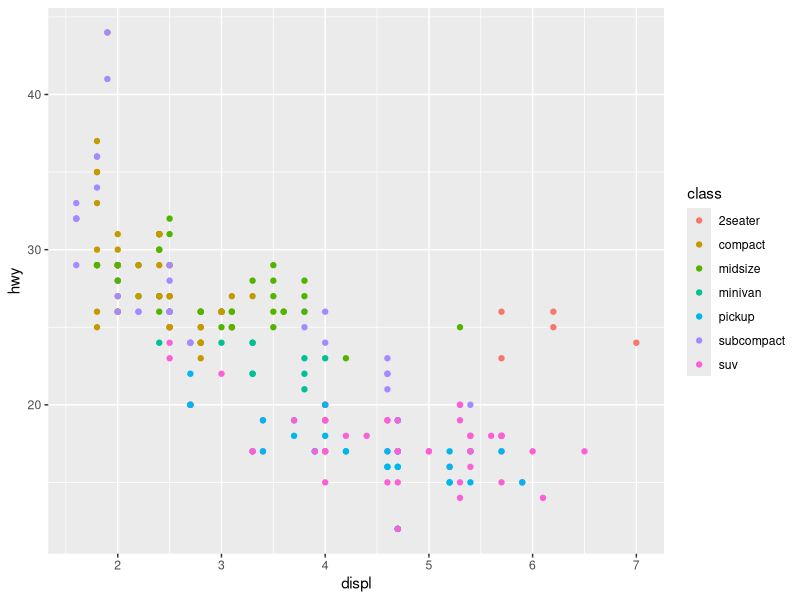
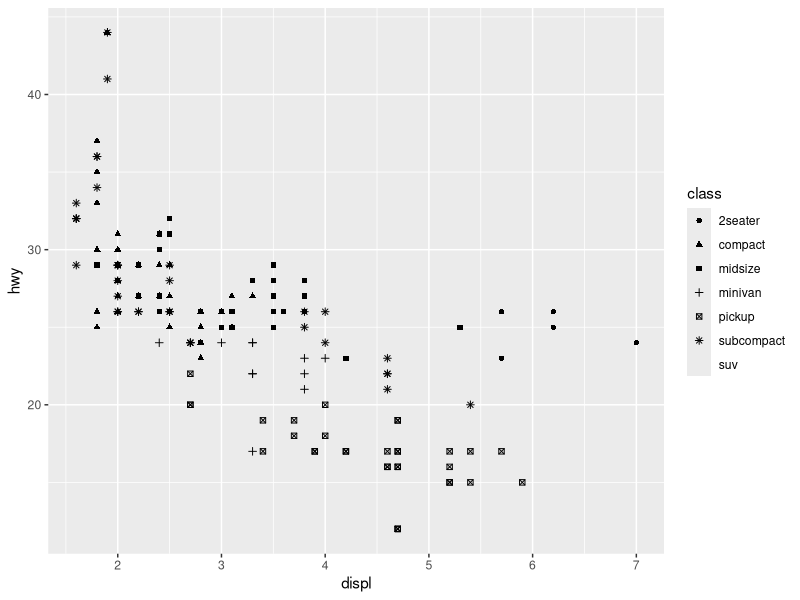
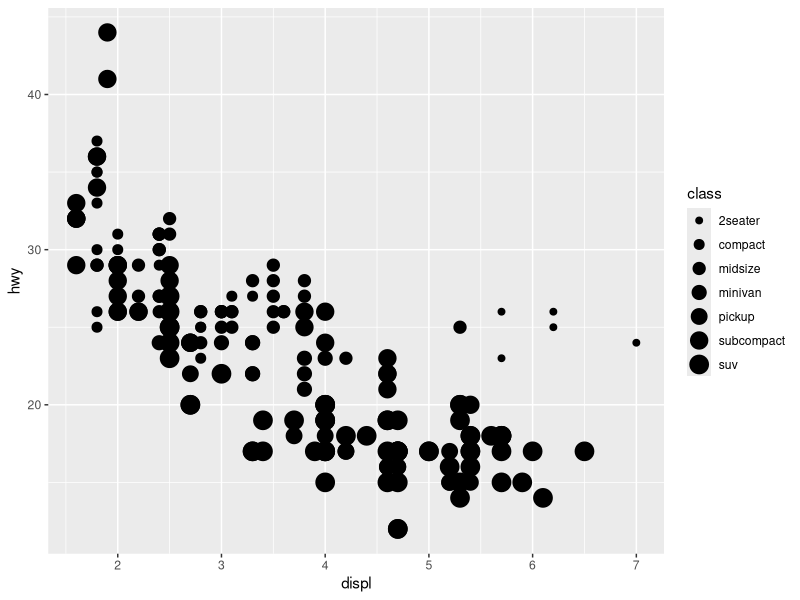
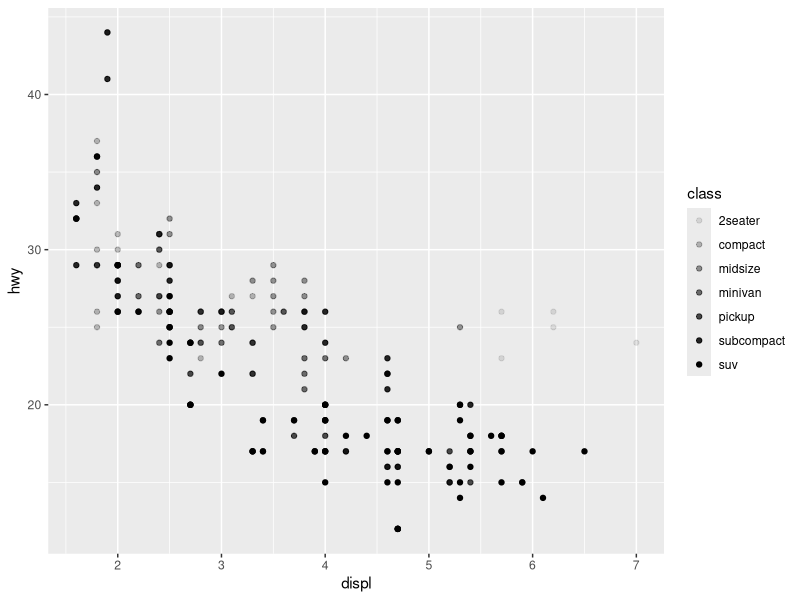
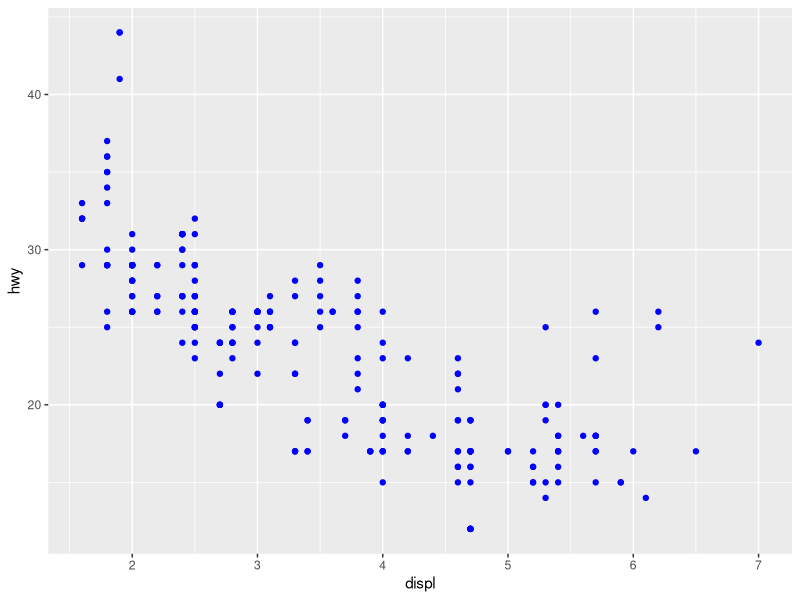
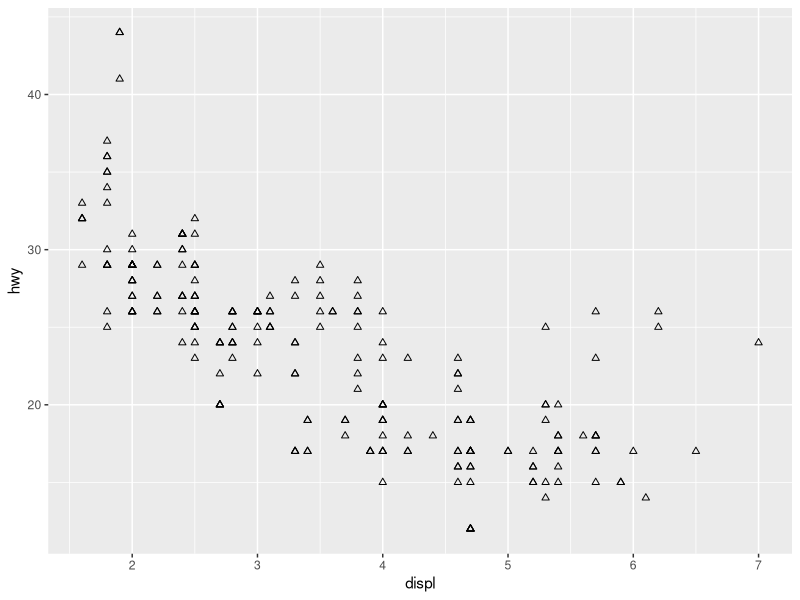
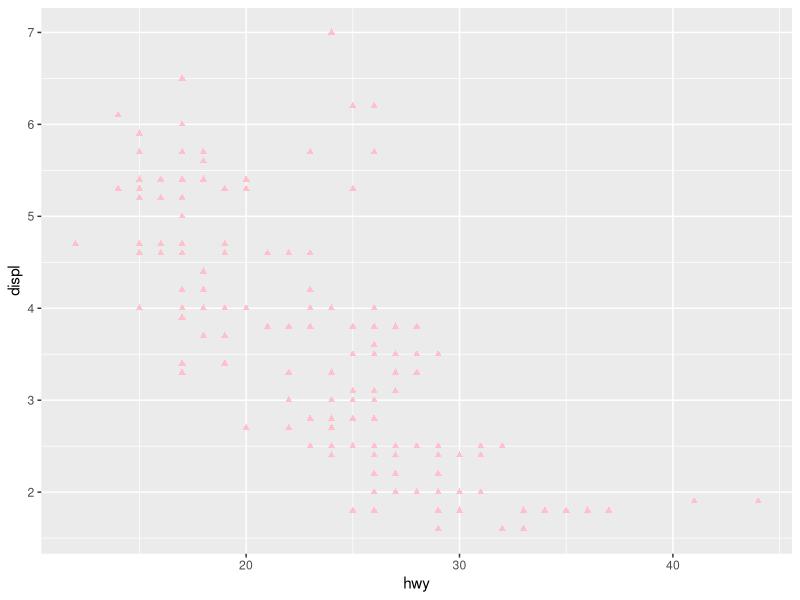
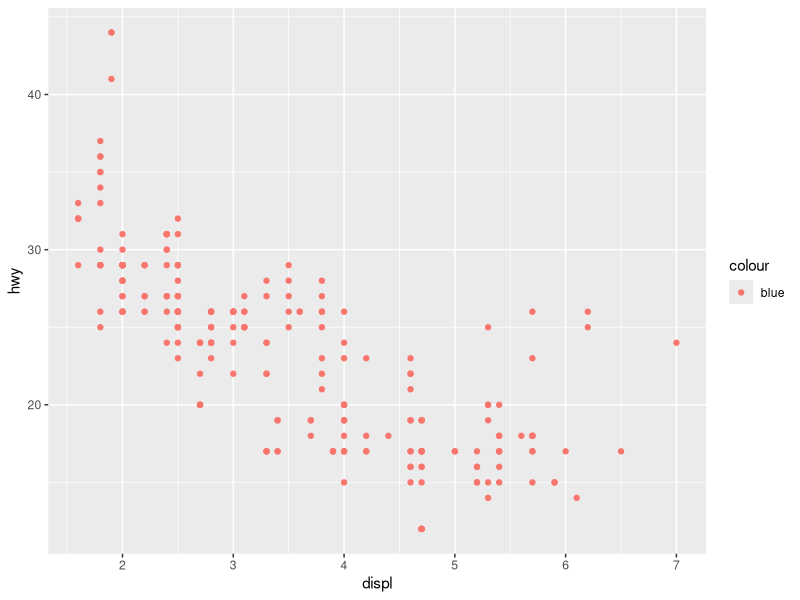

Reproduce these figures in R, in order.
library(tidyverse)

# 9.2 Aesthetic Mappings --------------------------------------------------

ggplot(mpg, aes(x = displ, y = hwy, color = class)) +
  geom_point()

# having more than 6 discrete class of cars causes data to go unplotted
ggplot(mpg, aes(x = displ, y = hwy, shape = class)) +
  geom_point()

# bad idea to use size
ggplot(mpg, aes(x = displ, y = hwy, size = class)) +
  geom_point()

# worse idea to use alpha
ggplot(mpg, aes(x = displ, y = hwy, alpha = class)) +
  geom_point()


ggplot(mpg, aes(x = displ, y = hwy)) + 
  geom_point(color = "blue")

ggplot(mpg, aes(x = displ, y = hwy)) + 
  geom_point(shape = 24)


# 9.2.1 Exercises ---------------------------------------------------------

# 1. Create a scatterplot of hwy vs. displ where the points are pink filled in triangles.

ggplot(mpg, aes(x = hwy, y = displ)) +
  geom_point(shape = 17, color = "pink")

# 2. Why did the following code not result in a plot with blue points?
# A. color = "blue" needs to be outside aes()
ggplot(mpg) + 
  geom_point(aes(x = displ, y = hwy, color = "blue"))

# 3. What does the stroke aesthetic do? What shapes does it work with? (Hint: use ?geom_point)
# A. for shapes with a border, stroke modifies the width of the border

# 4. What happens if you map an aesthetic to something other than a variable name, like aes(color = displ < 5)? Note, you’ll also need to specify x and y.
ggplot(mpg, aes(x = hwy, y = displ, color = displ < 5)) +
  geom_point()


# 9.3 Geometric Objects ---------------------------------------------------

ggplot(mpg, aes(x = displ, y = hwy)) + 
  geom_point()

# Left
ggplot(mpg, aes(x = displ, y = hwy)) + 
  geom_point()

# Right
ggplot(mpg, aes(x = displ, y = hwy)) + 
  geom_smooth()
#> `geom_smooth()` using method = 'loess' and formula = 'y ~ x'

ggplot(mpg, aes(x = displ, y = hwy, linetype = drv)) + 
  geom_smooth()


ggplot(mpg, aes(x = displ, y = hwy, color = drv)) +
  geom_point() + 
  geom_smooth(aes(line_type = drv))

# Left
ggplot(mpg, aes(x = displ, y = hwy)) +
  geom_smooth()

# Middle
ggplot(mpg, aes(x = displ, y = hwy)) +
  geom_smooth(aes(group = drv))

# Right
ggplot(mpg, aes(x = displ, y = hwy)) +
  geom_smooth(aes(color = drv), show.legend = TRUE)

ggplot(mpg, aes(x = displ, y = hwy)) + 
  geom_point(aes(color = class)) + 
  geom_smooth()

ggplot(mpg, aes(x = displ, y = hwy)) + 
  geom_point() + 
  geom_point(
    data = mpg |> filter(class == "2seater"), 
    color = "red"
  ) +
  geom_point(
    data = mpg |> filter(class == "2seater"), 
    shape = "circle open", size = 3, color = "red"
  )


# Left
ggplot(mpg, aes(x = hwy)) +
  geom_histogram(binwidth = 2)

# Middle
ggplot(mpg, aes(x = hwy)) +
  geom_density()

# Right
ggplot(mpg, aes(x = hwy)) +
  geom_boxplot()


# 9.3.1 Exercises ---------------------------------------------------------

# 1. What geom would you use to draw a line chart? A boxplot? A histogram? An area chart?
#A. geom_line, geom_boxplot, geom_histogram, geom_area

# 2. What does show.legend = FALSE do here? What happens if you remove it?
# A. removes the legend
ggplot(mpg, aes(x = displ, y = hwy)) +
  geom_smooth(aes(color = drv), show.legend = FALSE)

# 3. What does the se argument to geom_smooth() do?
# A. Removes the confidence interval bands 

# Recreate the following graphs

ggplot(mpg, aes(x = displ, y = hwy)) +
  geom_point() +
  geom_smooth(se = FALSE)

ggplot(mpg, aes(x = displ, y = hwy)) +
  geom_point() +
  geom_smooth(aes(line_type = drv), color = "blue", se = FALSE)

ggplot(mpg, aes(x = displ, y = hwy)) +
  geom_point(aes(color = drv)) +
  geom_smooth(aes(color = drv), se = FALSE)

ggplot(mpg, aes(x = displ, y = hwy)) +
  geom_point(aes(color = drv)) +
  geom_smooth(se = FALSE)

ggplot(mpg, aes(x = displ, y = hwy, color = drv)) +
  geom_point(aes(color = drv)) +
  geom_smooth(aes(linetype = drv), se = FALSE)

ggplot(mpg, aes(x = displ, y = hwy)) +
  geom_point( size = 3, color = "white") +
  geom_point(aes(color = drv)) 
  

# 9.4 Facets --------------------------------------------------------------

# one subset of data based on a categorical variable
ggplot(mpg, aes(x = displ, y = hwy)) + 
  geom_point() + 
  facet_wrap(~cyl)

# facet plot with two variables
ggplot(mpg, aes(x = displ, y = hwy)) + 
  geom_point() + 
  facet_grid(drv ~ cyl)

# free the axis scaling between facet plots
ggplot(mpg, aes(x = displ, y = hwy)) + 
  geom_point() + 
  facet_grid(drv ~ cyl, scales = "free_y")



ggplot(mpg) + 
  geom_point(aes(x = drv, y = cyl))

ggplot(mpg) + 
  geom_point(aes(x = displ, y = hwy)) +
  facet_grid(drv ~ .)

ggplot(mpg) + 
  geom_point(aes(x = displ, y = hwy)) +
  facet_grid(. ~ cyl)

ggplot(mpg) + 
  geom_point(aes(x = displ, y = hwy)) + 
  facet_wrap(~ class, nrow = 2)


ggplot(mpg, aes(x = displ)) + 
  geom_histogram() + 
  facet_grid(drv ~ .)

ggplot(mpg, aes(x = displ)) + 
  geom_histogram() +
  facet_grid(. ~ drv)

ggplot(mpg) + 
  geom_point(aes(x = displ, y = hwy)) +
  facet_grid(drv ~ .)

ggplot(mpg) +
  geom_point(aes(x = displ, y = hwy)) +
  facet_wrap(drv ~ .)


# 9.5 Statistical Transformations -----------------------------------------

ggplot(diamonds, aes(x = cut)) +
  geom_bar()

diamonds |>
  count(cut) |>
  ggplot(aes(x = cut, y = n)) +
  geom_bar(stat = "identity")


ggplot(diamonds, aes(x = cut, y = after_stat(prop), group = 1)) + 
  geom_bar() 
ggplot(diamonds, aes(x = cut, fill = color, y = after_stat(prop), group = color)) + 
  geom_bar() 


# 9.6 Position Adjustments -----------------------------------------------

ggplot(mpg, aes(x = cty, y = hwy)) + 
  geom_jitter(width = .5)



# 9.7 Coordinate systems --------------------------------------------------

nz <- map_data("nz")

ggplot(nz, aes(x = long, y = lat, group = group)) +
  geom_polygon(fill = "white", color = "black")

ggplot(nz, aes(x = long, y = lat, group = group)) +
  geom_polygon(fill = "white", color = "black") +
  coord_quickmap()


bar <- ggplot(data = diamonds) + 
  geom_bar(
    mapping = aes(x = clarity, fill = clarity), 
    show.legend = FALSE,
    width = 1
  ) + 
  theme(aspect.ratio = 1)

bar
bar + coord_flip()
bar + coord_polar()

ggplot(diamonds, aes(x = "", fill = cut)) + 
  geom_bar() +
  coord_polar()
